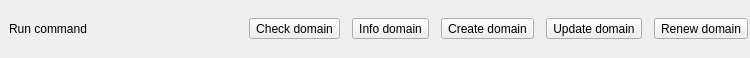
<ui version="4.0" >
 <class>topToolbar</class>
 <widget class="QWidget" name="topToolbar" >
  <property name="geometry" >
   <rect>
    <x>0</x>
    <y>0</y>
    <width>750</width>
    <height>58</height>
   </rect>
  </property>
  <property name="windowTitle" >
   <string>Form</string>
  </property>
  <layout class="QHBoxLayout" >
   <property name="margin" >
    <number>2</number>
   </property>
   <property name="spacing" >
    <number>12</number>
   </property>
   <item>
    <widget class="QToolButton" name="toolButton" >
     <property name="enabled" >
      <bool>true</bool>
     </property>
     <property name="text" >
      <string>Run command</string>
     </property>
     <property name="icon" >
      <iconset resource="main_frame.qrc" >:/top_toolbar/images/system-run.png</iconset>
     </property>
     <property name="popupMode" >
      <enum>QToolButton::DelayedPopup</enum>
     </property>
     <property name="toolButtonStyle" >
      <enum>Qt::ToolButtonTextUnderIcon</enum>
     </property>
     <property name="autoRaise" >
      <bool>true</bool>
     </property>
    </widget>
   </item>
   <item>
    <spacer>
     <property name="orientation" >
      <enum>Qt::Horizontal</enum>
     </property>
     <property name="sizeHint" >
      <size>
       <width>40</width>
       <height>20</height>
      </size>
     </property>
    </spacer>
   </item>
   <item>
    <widget class="QToolButton" name="btn_check_domain" >
     <property name="text" >
      <string>Check domain</string>
     </property>
     <property name="icon" >
      <iconset resource="main_frame.qrc" >:/top_toolbar/images/help-browser.svg</iconset>
     </property>
     <property name="toolButtonStyle" >
      <enum>Qt::ToolButtonTextUnderIcon</enum>
     </property>
    </widget>
   </item>
   <item>
    <widget class="QToolButton" name="btn_info_domain" >
     <property name="text" >
      <string>Info domain</string>
     </property>
     <property name="icon" >
      <iconset resource="main_frame.qrc" >:/top_toolbar/images/linguist-phrasebookopen.png</iconset>
     </property>
     <property name="toolButtonStyle" >
      <enum>Qt::ToolButtonTextUnderIcon</enum>
     </property>
    </widget>
   </item>
   <item>
    <widget class="QToolButton" name="btn_create_domain" >
     <property name="text" >
      <string>Create domain</string>
     </property>
     <property name="icon" >
      <iconset resource="main_frame.qrc" >:/top_toolbar/images/applications-internet.svg</iconset>
     </property>
     <property name="toolButtonStyle" >
      <enum>Qt::ToolButtonTextUnderIcon</enum>
     </property>
    </widget>
   </item>
   <item>
    <widget class="QToolButton" name="btn_update_domain" >
     <property name="text" >
      <string>Update domain</string>
     </property>
     <property name="icon" >
      <iconset resource="main_frame.qrc" >:/top_toolbar/images/network-idle.svg</iconset>
     </property>
     <property name="toolButtonStyle" >
      <enum>Qt::ToolButtonTextUnderIcon</enum>
     </property>
    </widget>
   </item>
   <item>
    <widget class="QToolButton" name="btn_renew_domain" >
     <property name="text" >
      <string>Renew domain</string>
     </property>
     <property name="icon" >
      <iconset resource="main_frame.qrc" >:/top_toolbar/images/go-home.svg</iconset>
     </property>
     <property name="toolButtonStyle" >
      <enum>Qt::ToolButtonTextUnderIcon</enum>
     </property>
    </widget>
   </item>
  </layout>
 </widget>
 <resources>
  <include location="main_frame.qrc" />
 </resources>
 <connections>
  <connection>
   <sender>btn_check_domain</sender>
   <signal>clicked()</signal>
   <receiver>topToolbar</receiver>
   <slot>check_domain()</slot>
   <hints>
    <hint type="sourcelabel" >
     <x>267</x>
     <y>65</y>
    </hint>
    <hint type="destinationlabel" >
     <x>246</x>
     <y>18</y>
    </hint>
   </hints>
  </connection>
  <connection>
   <sender>btn_info_domain</sender>
   <signal>clicked()</signal>
   <receiver>topToolbar</receiver>
   <slot>info_domain()</slot>
   <hints>
    <hint type="sourcelabel" >
     <x>355</x>
     <y>75</y>
    </hint>
    <hint type="destinationlabel" >
     <x>338</x>
     <y>14</y>
    </hint>
   </hints>
  </connection>
  <connection>
   <sender>btn_create_domain</sender>
   <signal>clicked()</signal>
   <receiver>topToolbar</receiver>
   <slot>create_domain()</slot>
   <hints>
    <hint type="sourcelabel" >
     <x>463</x>
     <y>69</y>
    </hint>
    <hint type="destinationlabel" >
     <x>441</x>
     <y>10</y>
    </hint>
   </hints>
  </connection>
  <connection>
   <sender>btn_update_domain</sender>
   <signal>clicked()</signal>
   <receiver>topToolbar</receiver>
   <slot>update_domain()</slot>
   <hints>
    <hint type="sourcelabel" >
     <x>578</x>
     <y>72</y>
    </hint>
    <hint type="destinationlabel" >
     <x>547</x>
     <y>10</y>
    </hint>
   </hints>
  </connection>
  <connection>
   <sender>btn_renew_domain</sender>
   <signal>clicked()</signal>
   <receiver>topToolbar</receiver>
   <slot>renew_domain()</slot>
   <hints>
    <hint type="sourcelabel" >
     <x>694</x>
     <y>71</y>
    </hint>
    <hint type="destinationlabel" >
     <x>659</x>
     <y>11</y>
    </hint>
   </hints>
  </connection>
 </connections>
</ui>
